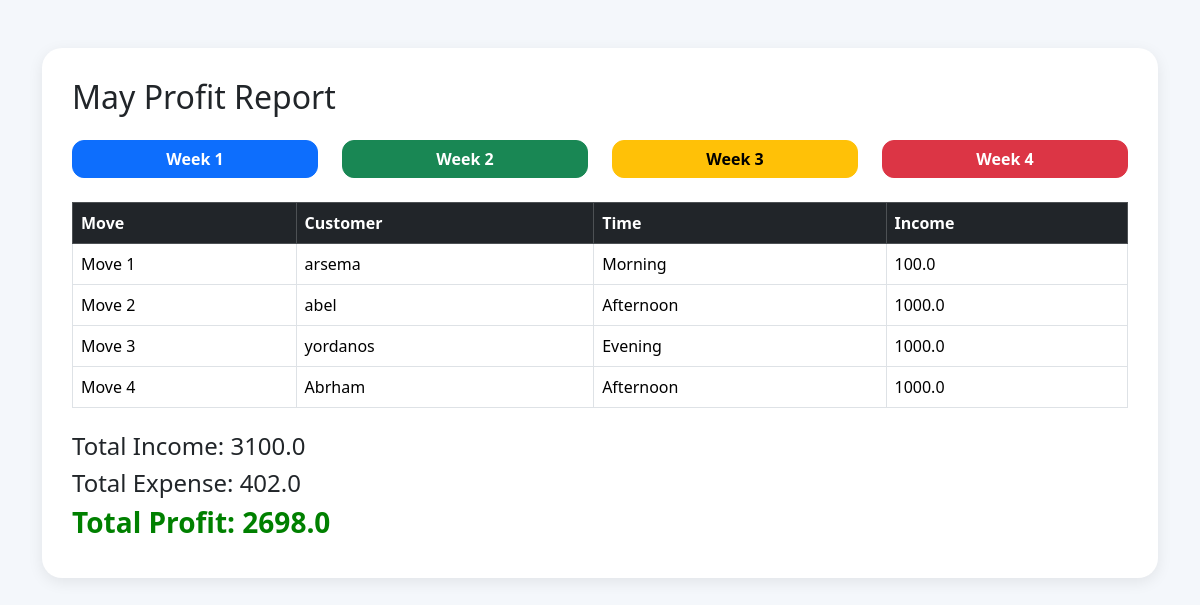
/profit-details/5/ (signed in), run on the app's committed database.
### core/models.py (models this page shows, shortened)
class Booking(models.Model):
    TIME_CHOICES = [
        ('Morning', 'Morning'),
        ('Afternoon', 'Afternoon'),
        ('Evening', 'Evening'),
    ]
    OFFICE_CHOICES = [
        ('0979661111', '0979661111'),
        ('0978661111', '0978661111'),
    ]
    customer_name = models.CharField(max_length=100)
    phone = models.CharField(max_length=20)
    office_phone = models.CharField(
        max_length=10,
        choices=OFFICE_CHOICES,
        default='0979661111'
    )
    from_location = models.CharField(max_length=100)
    to_location = models.CharField(max_length=100)
    time = models.CharField(
        max_length=20,
        choices=TIME_CHOICES,
        default='Morning'
    )
    total_price = models.FloatField()
    advance = models.FloatField(default=0)
    extra = models.FloatField(default=0)
    balance = models.FloatField(default=0)
    date = models.DateField(auto_now_add=True)
    status = models.CharField(
        max_length=20,
        default='Pending'
    )

### core/views.py (the view)
@login_required
def profit_details(request, month):
    from django.db.models import Sum
    from .models import Booking, Expense, MonthlyExpense
    months = {
        1: 'January',
        2: 'February',
        3: 'March',
        4: 'April',
        5: 'May',
        6: 'June',
        7: 'July',
        8: 'August',
        9: 'September',
        10: 'October',
        11: 'November',
        12: 'December',
    }
    month_name = months.get(month)
    bookings = Booking.objects.filter(
        date__month=month
    )
    total_income = bookings.aggregate(
        Sum('total_price')
    )['total_price__sum'] or 0
    daily_expense = Expense.objects.filter(
        date__month=month
    ).aggregate(
        Sum('total')
    )['total__sum'] or 0
    monthly_expense = MonthlyExpense.objects.filter(
        month=month
    ).aggregate(
        Sum('total')
    )['total__sum'] or 0
    total_expense = (
        daily_expense +
        monthly_expense
    )
    total_profit = (
        total_income -
        total_expense
    )
    return render(
        request,
        'profit_details.html',
        {
            'month_name': month_name,
            'bookings': bookings,
            'total_income': total_income,
            'total_expense': total_expense,
            'total_profit': total_profit,
        }
    )

### templates/profit_details.html (shortened to what this page needs)
<!doctype html>
<html>
  <head>
    <link
      href="https://cdn.jsdelivr.net/npm/bootstrap@5.3.3/dist/css/bootstrap.min.css"
      rel="stylesheet"
    />
  </head>
  <body>
    <div class="container mt-5">
      <div class="card-box">
        <h2 class="mb-4">{{ month_name }} Profit Report</h2>
        <div class="row mb-4">
          <div class="col-md-3">
            <a href="?week=1" class="btn btn-primary w-100 week-btn">
              Week 1
            </a>
          </div>
          <div class="col-md-3">
            <a href="?week=2" class="btn btn-success w-100 week-btn">
              Week 2
            </a>
          </div>
          <div class="col-md-3">
            <a href="?week=3" class="btn btn-warning w-100 week-btn">
              Week 3
            </a>
          </div>
          <div class="col-md-3">
            <a href="?week=4" class="btn btn-danger w-100 week-btn"> Week 4 </a>
          </div>
        </div>
        <table class="table table-bordered table-hover">
          <thead class="table-dark">
            <tr>
              <th>Move</th>
              <th>Customer</th>
              <th>Time</th>
              <th>Income</th>
            </tr>
          </thead>
          <tbody>
            {% for booking in bookings %}
            <tr>
              <td>Move {{ booking.id }}</td>
              <td>{{ booking.customer_name }}</td>
              <td>{{ booking.time }}</td>
              <td>{{ booking.total_price }}</td>
            </tr>
            {% endfor %}
          </tbody>
        </table>
        <div class="mt-4">
          <h4>Total Income: {{ total_income }}</h4>
          <h4>Total Expense: {{ total_expense }}</h4>
          {% if total_profit > 0 %}
          <h3 class="profit">Total Profit: {{ total_profit }}</h3>
          {% else %}
          <h3 class="loss">Total Loss: {{ total_profit }}</h3>
          {% endif %}
        </div>
      </div>
    </div>
  </body>
</html>

### templates/profit_details.html (style rules this page uses)
body { background: #f4f7fb; }
.card-box { background: white; padding: 30px; border-radius: 20px; box-shadow: 0px 4px 15px rgba(0, 0, 0, 0.08); }
.profit { color: green; font-weight: bold; }
.week-btn { border-radius: 12px; font-weight: bold; }

### data on the page
Booking: id "1", customer_name "arsema", time "Morning", total_price "100.0"
Booking: id "2", customer_name "abel", time "Afternoon", total_price "1000.0"
Booking: id "3", customer_name "yordanos", time "Evening", total_price "1000.0"
Booking: id "4", customer_name "Abrham", time "Afternoon", total_price "1000.0"

### other printed values
{{ month_name }} "May"
{{ total_income }} "3100.0"
{{ total_expense }} "402.0"
{{ total_profit }} "2698.0"
